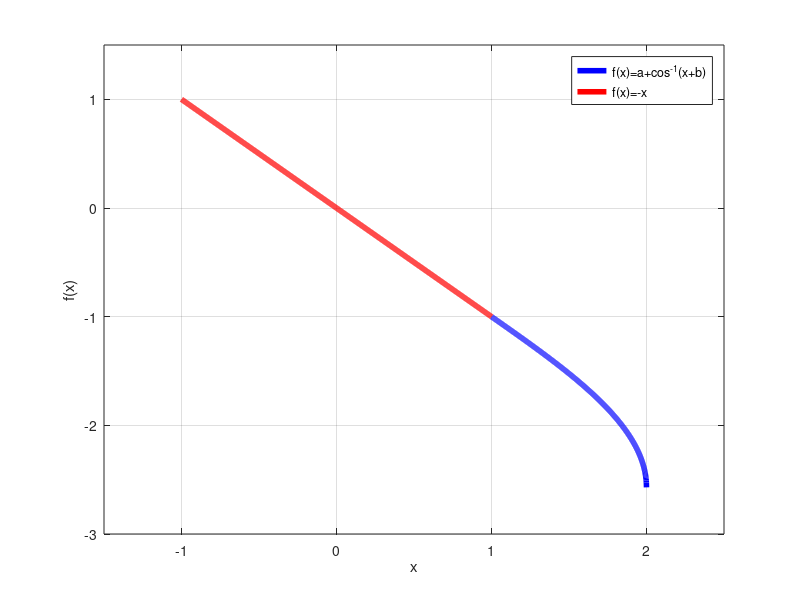

Reproduce this figure in MATLAB.
clear;
close;
clc;
x1=1;
x2=linspace(-1,1,1000);
x3=linspace(1,2,1000);
b=-x1;
a=-x1-acos(b+x1);
c=a./b
y=-x2;
z=a+acos(b+x3);
plot(x3,z,"b",'LineWidth',4,x2,y,"r",'LineWidth',4);
axis([-1.5 2.5 -3 1.5]);
grid
xlabel('x')
ylabel('f(x)')
legend('f(x)=a+cos^{-1}(x+b)','f(x)=-x');
print -deps -color ee16b1005.eps 
